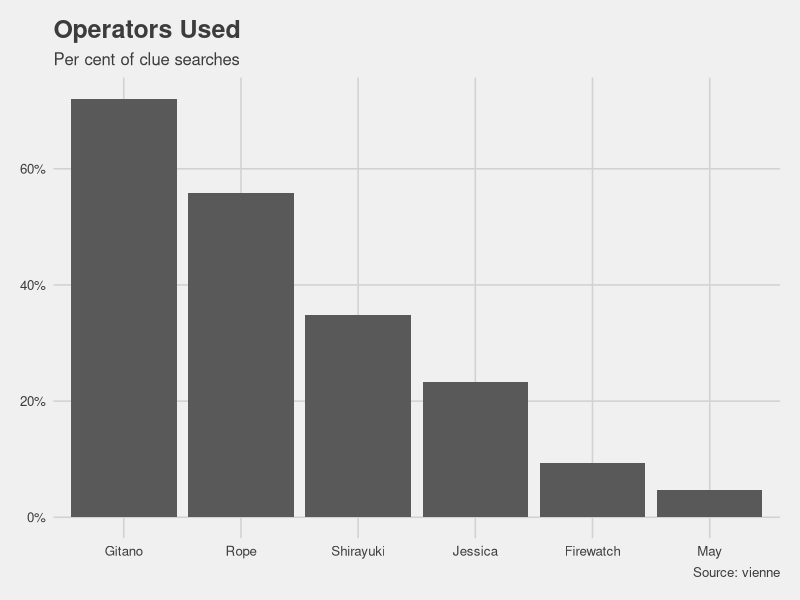
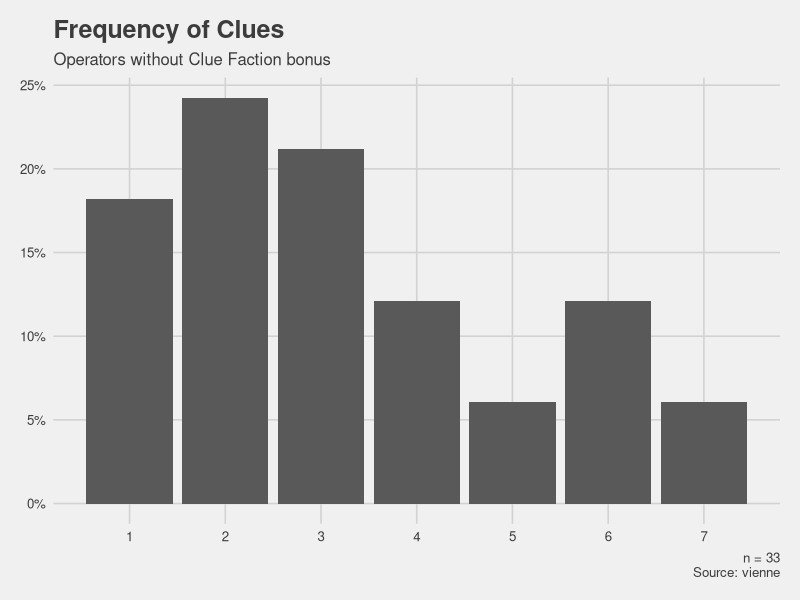
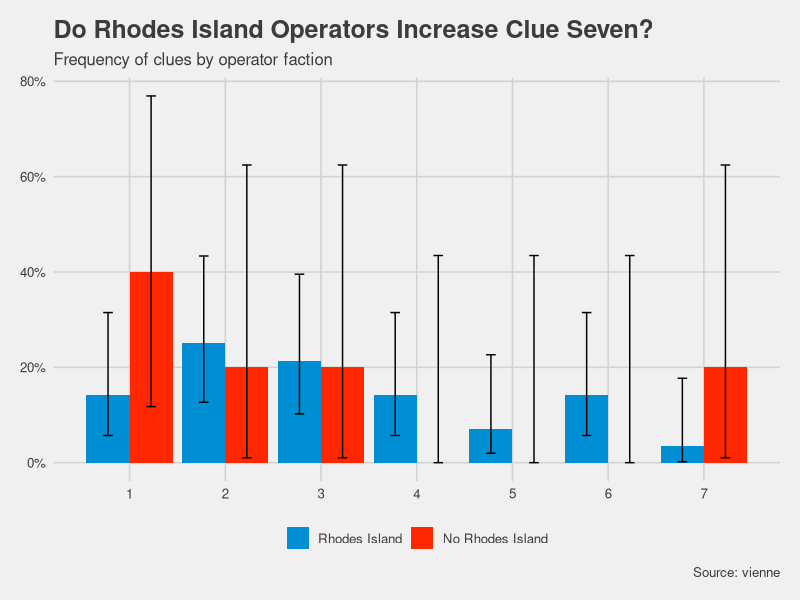
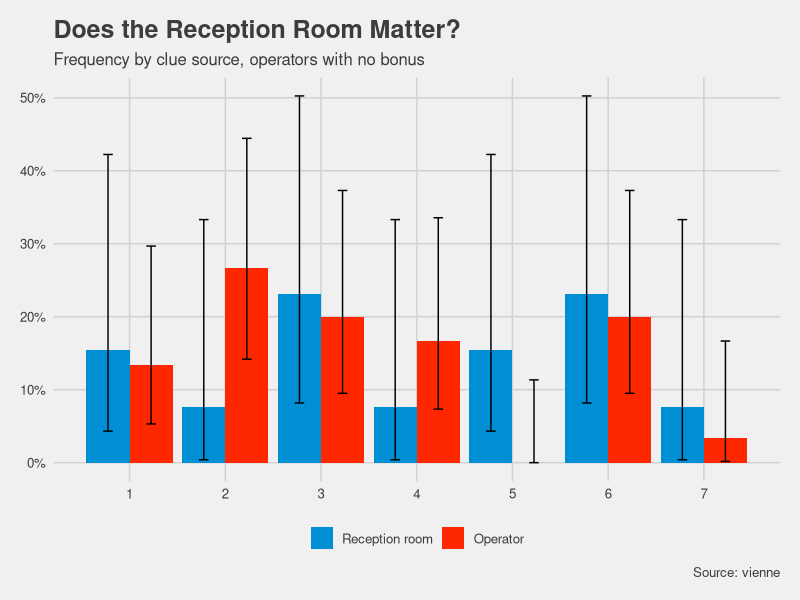
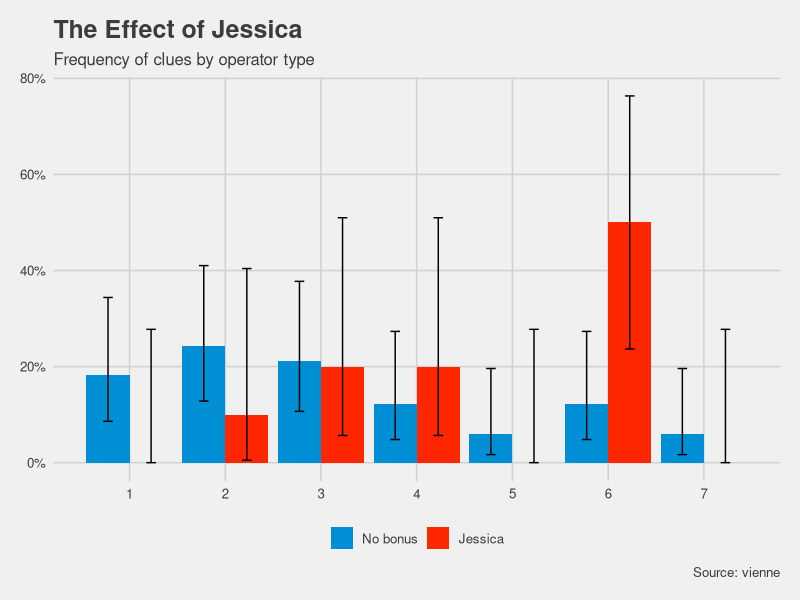
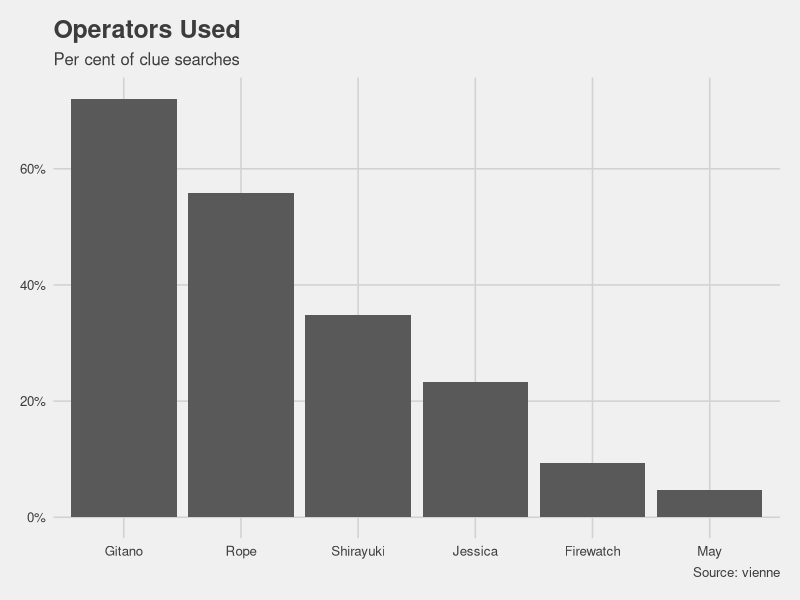
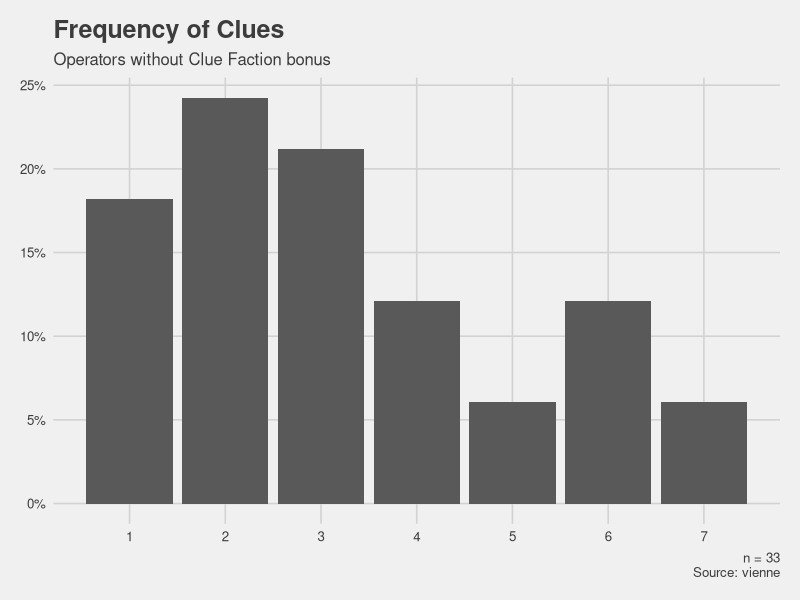
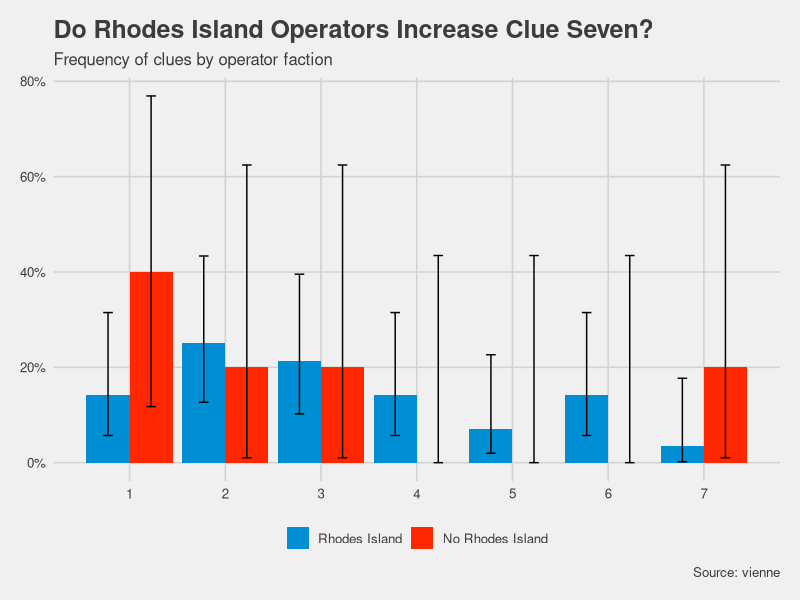

Source code (R) for these figures, in order:
## ---- chunk 1
knitr::opts_chunk$set(echo = TRUE)
## ---- chunk 2
library(tidyverse)
library(readxl)
library(ggplot2)
library(ggthemes)
library(pwr)
library(Hmisc)
## ---- chunk 3
clue_search <- read_csv("Data/clue_search_data.csv") %>%
  filter(complete.cases(.))

operators <- read_csv("Data/operators.csv")

dates <- clue_search %>%
  distinct(date)

operators_by_date <- dates %>%
  full_join(operators, by = c("date" = "from")) %>%
  complete(date, operator) %>%
  group_by(operator) %>%
  fill(rank, level, faction, bonus, .direction = "down") %>%
  filter(!is.na(operator))
  

clue_search <- clue_search %>%
  left_join(operators_by_date, by = c("date", "operator_1" = "operator")) %>%
  left_join(operators_by_date, by = c("date", "operator_2" = "operator"), suffix = c("_1", "_2"))

rm(dates, operators_by_date)
## ---- chunk 4
clue_search %>%
  group_by(operator_1, operator_2) %>%
  summarise(n = n()) %>%
  arrange(-n)
## ---- chunk 5
data_operators <- clue_search %>%
  select(operator_1, operator_2) %>%
  pivot_longer(cols = c(operator_1, operator_2),
               values_to = "operator") %>%
  group_by(operator) %>%
  summarise(n = n()) %>%
  mutate(prop = n / sum(n) * 2) %>%
  arrange(-prop) %>%
  mutate(operator = factor(operator, .$operator))

p_01_operators <- data_operators %>%
  ggplot(aes(x = operator, y = prop)) +
  geom_col() +
  labs(y = "", title = "Operators Used",
       subtitle = "Per cent of clue searches",
       caption = "Source: vienne") +
  scale_y_continuous(labels = scales::percent) +
  theme_fivethirtyeight()

p_01_operators
## ---- chunk 6
data_clue_search <- clue_search %>%
  filter(bonus_1 == 0, bonus_2 == 0) %>%
  group_by(clue) %>%
  summarise(n = n()) %>% 
  mutate(prop = n / sum(n),
         y_lower = binconf(n, sum(n))[,2],
         y_upper = binconf(n, sum(n))[,3])


caption <- paste0("n = ",
                  sum(data_clue_search$n),
                  "\nSource: vienne")

p_02_clue_share <- data_clue_search %>%
  ggplot(aes(x = clue, y = prop)) +
  geom_col() +
  labs(y = "", title = "Frequency of Clues",
       subtitle = "Operators without Clue Faction bonus",
       caption = caption) +
  scale_y_continuous(labels = scales::percent) +
  scale_x_continuous(breaks = 1:7) +
  theme_fivethirtyeight()
  
  
p_02_clue_share
## ---- chunk 7
data_rhodes_island <- clue_search %>%
  filter(bonus_1 == 0, bonus_2 == 0) %>%
  mutate(rhodes_island = if_else(faction_1 == "rhodes_island" | faction_2 == "rhodes_island",
                                 "Rhodes Island",
                                 "No Rhodes Island")) %>%
  group_by(rhodes_island, clue) %>%
  summarise(n = n()) %>%
  ungroup() %>%
  complete(rhodes_island, clue, fill = list(`n` = 0)) %>%
  group_by(rhodes_island) %>%
  mutate(prop = n / sum(n),
         y_lower = binconf(n, sum(n))[,2],
         y_upper = binconf(n, sum(n))[,3],
         rhodes_island = factor(rhodes_island, levels = c("Rhodes Island",
                                                          "No Rhodes Island"))) 


caption <- paste0("Source: vienne")

p_03_rhodes_island <- data_rhodes_island %>%
  ggplot(aes(x = clue, y = prop, fill = rhodes_island)) +
  geom_col(position = position_dodge()) +
  labs(y = "", title = "Do Rhodes Island Operators Increase Clue Seven?",
       subtitle = "Frequency of clues by operator faction",
       caption = caption) +
  scale_y_continuous(labels = scales::percent) +
  scale_x_continuous(breaks = 1:7) +
  geom_errorbar(aes(ymin=y_lower, ymax=y_upper), width=.2,
                 position=position_dodge(.9)) +
  theme_fivethirtyeight() +
  ggthemes::scale_fill_fivethirtyeight() +
  theme(legend.title = element_blank())
  
p_03_rhodes_island
## ---- chunk 8
data_reception <- clue_search %>%
  filter(bonus_1 == 0 | bonus_2 == 0) %>%
  mutate(reception_room = if_else(reception_room == 1,
                                 "Reception room",
                                 "Operator")) %>%
  group_by(reception_room, clue) %>%
  summarise(n = n()) %>%
  ungroup() %>%
  complete(reception_room, clue, fill = list(`n` = 0)) %>%
  group_by(reception_room) %>%
  mutate(prop = n / sum(n),
         y_lower = binconf(n, sum(n))[,2],
         y_upper = binconf(n, sum(n))[,3],
         reception_room = factor(reception_room, levels = c("Reception room",
                                                            "Operator"))) 


caption <- paste0("Source: vienne")

p_04_reception <- data_reception %>%
  ggplot(aes(x = clue, y = prop, fill = reception_room)) +
  geom_col(position = position_dodge()) +
  labs(y = "", title = "Does the Reception Room Matter?",
       subtitle = "Frequency by clue source, operators with no bonus",
       caption = caption) +
  scale_y_continuous(labels = scales::percent) +
  scale_x_continuous(breaks = 1:7) +
  geom_errorbar(aes(ymin=y_lower, ymax=y_upper), width=.2,
                 position=position_dodge(.9)) +
  theme_fivethirtyeight() +
  ggthemes::scale_fill_fivethirtyeight() +
  theme(legend.title = element_blank())
  
p_04_reception
## ---- chunk 9
data_jessica <- clue_search %>%
  filter(bonus_1 %in% c(0, 3), bonus_2 %in% c(0, 3)) %>%
  mutate(jessica = if_else(operator_1 == "Jessica" | operator_2 == "Jessica",
                           "Jessica",
                           "No bonus")) %>%
  group_by(jessica, clue) %>%
  summarise(n = n()) %>%
  ungroup() %>%
  complete(jessica, clue, fill = list(`n` = 0)) %>%
  group_by(jessica) %>%
  mutate(prop = n / sum(n),
         y_lower = binconf(n, sum(n))[,2],
         y_upper = binconf(n, sum(n))[,3],
         jessica = factor(jessica, levels = c("No bonus",
                                              "Jessica"))) 


caption <- paste0("Source: vienne")

p_05_jessica <- data_jessica %>%
  ggplot(aes(x = clue, y = prop, fill = jessica)) +
  geom_col(position = position_dodge()) +
  labs(y = "", title = "The Effect of Jessica",
       subtitle = "Frequency of clues by operator type",
       caption = caption) +
  scale_y_continuous(labels = scales::percent) +
  scale_x_continuous(breaks = 1:7) +
  geom_errorbar(aes(ymin=y_lower, ymax=y_upper), width=.2,
                 position=position_dodge(.9)) +
  theme_fivethirtyeight() +
  ggthemes::scale_fill_fivethirtyeight() +
  theme(legend.title = element_blank())
  
p_05_jessica
## ---- chunk 10
clues <- data_clue_search$n
res <- chisq.test(clues)
res

null <- rep(1/7, 7)
alt <- c(data_clue_search$prop)
pwr.chisq.test(w=ES.w1(null,alt), df=(7-1), sig.level=0.05, power = .8)
## ---- chunk 11
dir.create("Graphs")

mylist <- mget(ls(pattern = "p_"))

names(mylist)

map2(paste0("Graphs/", names(mylist), ".png"),
     mylist,
     ggsave,
     units = "in",
     width = 7.3,
     height = 432/700 * 7.3,
     dpi = 300)
